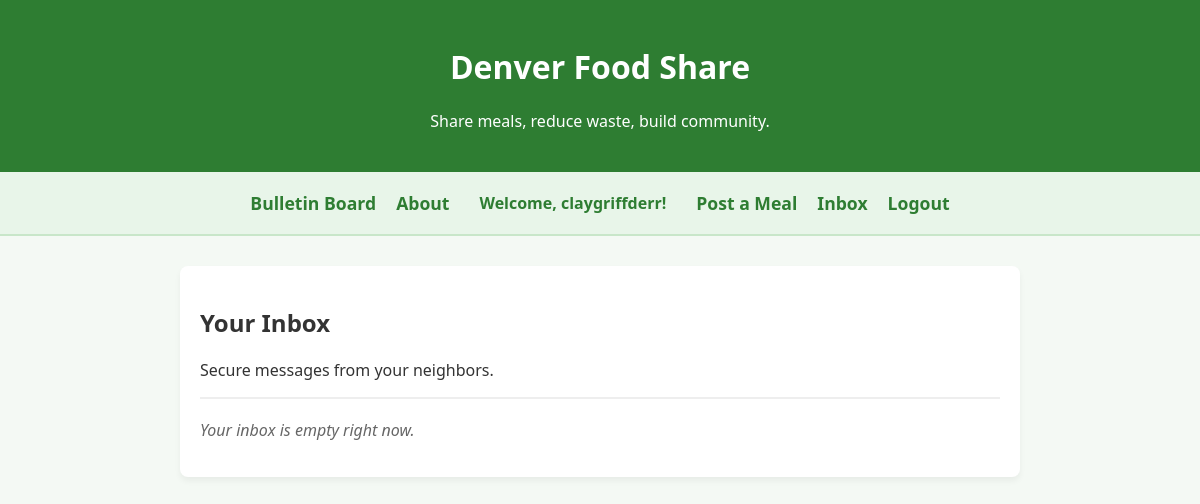
The page /inbox (signed in) on the database as committed earlier.
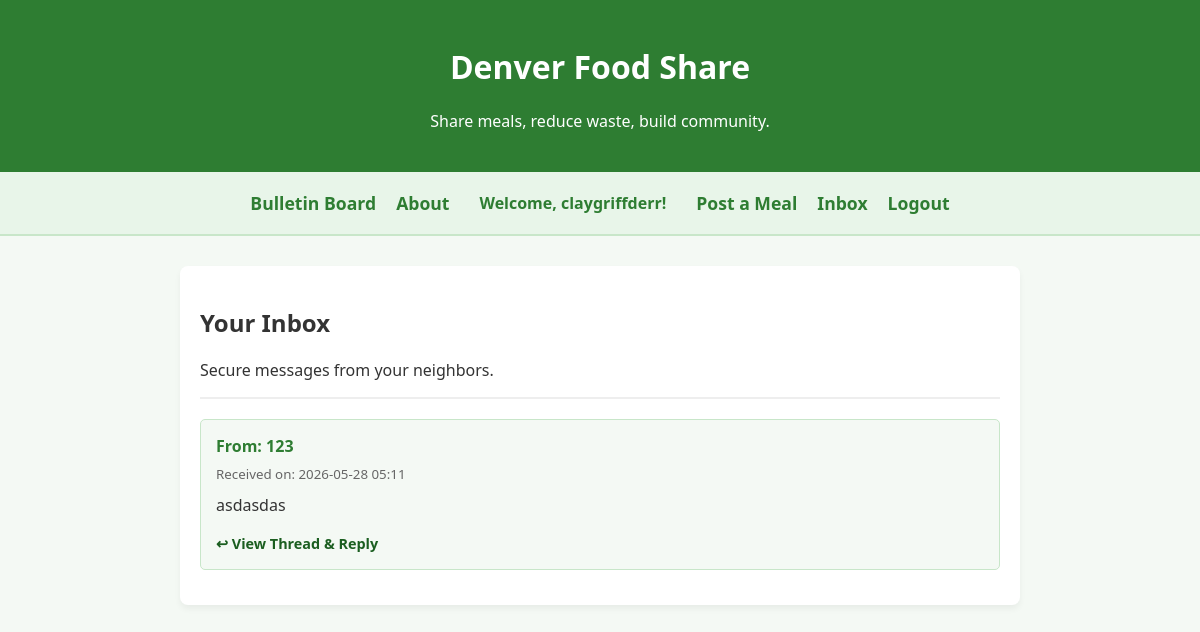
The same page on the database as committed later.
### app.py (models this page shows)
class User(db.Model, UserMixin):
    __tablename__ = 'users'
    id = db.Column(db.Integer, primary_key=True)
    username = db.Column(db.String(50), nullable=False, unique=True)
    email_encrypted = db.Column(db.String(255), nullable=False, unique=True)
    password_hash = db.Column(db.String(255), nullable=False)
    latitude = db.Column(db.Float, nullable=True)
    longitude = db.Column(db.Float, nullable=True)

class Message(db.Model):
    __tablename__ = 'messages'
    id = db.Column(db.Integer, primary_key=True)
    sender_id = db.Column(db.Integer, db.ForeignKey('users.id'), nullable=False)
    receiver_id = db.Column(db.Integer, db.ForeignKey('users.id'), nullable=False)
    content = db.Column(db.Text, nullable=False)
    timestamp = db.Column(db.DateTime, default=lambda: datetime.now(timezone.utc))
    is_read = db.Column(db.Boolean, default=False)
    sender = db.relationship('User', foreign_keys=[sender_id], backref='sent_messages')
    receiver = db.relationship('User', foreign_keys=[receiver_id], backref='received_messages')

### app.py (the view)
@app.route('/inbox')
@login_required
def inbox():
    my_messages = Message.query.filter_by(receiver_id=current_user.id).order_by(Message.timestamp.desc()).all()
    return render_template('inbox.html', messages=my_messages)

### app.py (called while the page is built)
@login_manager.user_loader
def load_user(user_id):
    return User.query.get(int(user_id))

### templates/inbox.html
{% extends 'base.html' %}
{% block content %}
    <h2>Your Inbox</h2>
    <p>Secure messages from your neighbors.</p>
    <hr style="border: 1px solid #eee; margin-bottom: 20px;">
    {% if messages %}
        {% for message in messages %}
        <div style="border: 1px solid #c8e6c9; padding: 15px; border-radius: 5px; margin-bottom: 15px; background: {% if not message.is_read %}#f4f9f4{% else %}white{% endif %};">
            <h4 style="margin-top: 0; color: #2e7d32; margin-bottom: 5px;">From: {{ message.sender.username }}</h4>
            <small style="color: #666;">Received on: {{ message.timestamp.strftime('%Y-%m-%d %H:%M') }}</small>
            <p style="margin-top: 10px;">{{ message.content }}</p>
            <a <a href="/conversation/{{ message.sender.id }}" style="text-decoration: none; color: #1b5e20; font-weight: bold; font-size: 0.9rem;">↩ View Thread & Reply</a>
        </div>
        {% endfor %}
    {% else %}
        <p style="color: #666; font-style: italic;">Your inbox is empty right now.</p>
    {% endif %}
{% endblock %}

### templates/base.html (shortened to what this page needs)
<!DOCTYPE html>
<html lang="en">
<head>
    <link rel="stylesheet" href="https://unpkg.com/leaflet@1.9.4/dist/leaflet.css" />
</head>
<body>
    <header>
        <h1>Denver Food Share</h1>
        <p>Share meals, reduce waste, build community.</p>
    </header>
    <nav>
        <a href="/">Bulletin Board</a>
        <a href="/about">About</a>
        {% if current_user.is_authenticated %}
            <span style="color: #2e7d32; font-weight: bold; padding: 10px;">Welcome, {{ current_user.username }}!</span>
            <a href="/create_post">Post a Meal</a>
            <a href="/inbox">Inbox</a>
            <a href="/logout">Logout</a>
        {% else %}
            <a href="/login">Login</a>
            <a href="/register">Sign Up</a>
        {% endif %}
    </nav>
    <div class="container">
        {% block content %}{% endblock %}
    </div>
</body>
</html>

### templates/base.html (style rules this page uses)
body { font-family: 'Segoe UI', Tahoma, Geneva, Verdana, sans-serif; margin: 0; padding: 0; background-color: #f4f9f4; color: #333; }
header { background-color: #2e7d32; color: white; padding: 1.5rem; text-align: center; }
nav { display: flex; justify-content: center; align-items: center; gap: 20px; padding: 10px; background: #e8f5e9; border-bottom: 2px solid #c8e6c9; }
nav a { text-decoration: none; color: #2e7d32; font-weight: bold; font-size: 1.1rem; transition: color 0.2s; }
.container { max-width: 800px; margin: 30px auto; padding: 20px; background: white; border-radius: 8px; box-shadow: 0 4px 6px rgba(0,0,0,0.05); }

Rows that differ between the two databases and show on the page:
added Message: sender.username "123", timestamp "2026-05-28 05:11", content "asdasdas"
Other text that changed with them:
text no longer shown: "Your inbox is empty right now."
